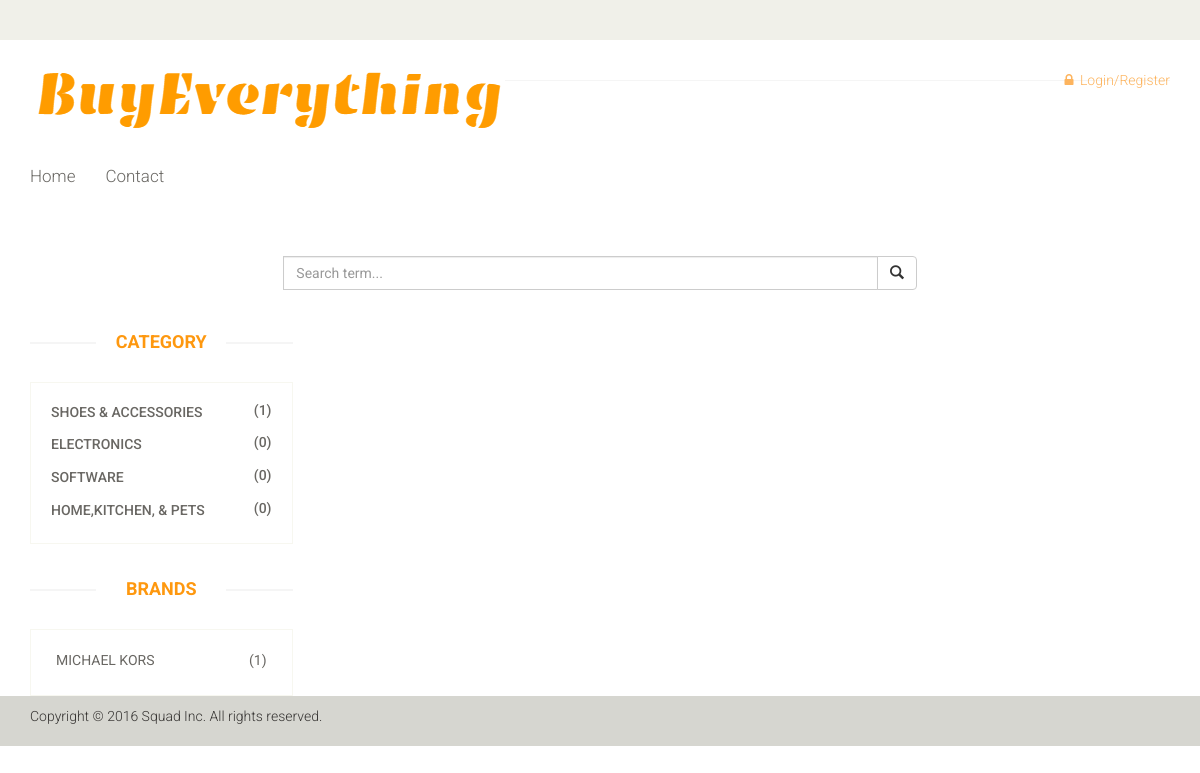
The app's page /squad.com/client_page/public/home/category/2/1 with its own data.
### tables this page shows
CREATE TABLE `category` (
  `category_id` int(4) NOT NULL,
  `category_name` varchar(20) NOT NULL,
  `status` varchar(20) NOT NULL
);

CREATE TABLE `brand` (
  `brand_id` int(4) NOT NULL,
  `brand_name` varchar(30) NOT NULL
);

### Squad.com/Client_page/app/core/App.php (called while the page is built, shortened)
<?php
	class App
	{
		protected $method = 'index';
		public function __construct()
		{
			$url = $this->parseUrl();
			if(file_exists('../app/controllers/' . $url[0] . '.php'))
			{
				unset($url[0]);
			}
			$this->controller = new $this->controller;
			if(isset($url[1]))
			{
				if(method_exists($this->controller, $url[1]))
				{
					$this->method = $url[1];
					unset($url[1]);
				}
			}
			$this->params = $url ? array_values($url) : [];
			call_user_func_array([$this->controller, $this->method], $this->params);
		}
		public function parseUrl()
		{
			if(isset($_GET['url']))
			{
				return $url = explode('/', filter_var(rtrim($_GET['url'], '/'), FILTER_SANITIZE_URL));
			}
		}
	}
?>

### Squad.com/Client_page/public/index.php (called while the page is built, shortened)
<?php
$app = new App;
?>

### Squad.com/Client_page/app/core/PDOLayer.php (called while the page is built, shortened)
<?php
class PDOLayer{
    protected $_connection;
    protected $_className;
    protected $_selectAll;
    protected $_DBName = 'squad.com.db';
    protected $_exclusions = ['_connection','_className','_classProps','_exclusions','_additions','_DBName','_insert','_update','_delete','_selectOne','_selectAll'];
    public function __construct(PDO $connection = null)
    {
        $this->_connection = $connection;
        if ($this->_connection === null) {
            $this->_connection = new PDO('mysql:host=localhost;dbname=' . $this->_DBName, 'root', '');
            $this->_connection->setAttribute(PDO::ATTR_ERRMODE, PDO::ERRMODE_EXCEPTION);
        }
    }
    public function prepare($statement){
        return $this->_connection->prepare($statement);
    }
    public function where($assocArray)
    {
        $SQL = $this->_selectAll . ' WHERE ';
        $first = true;
        foreach($assocArray as $key => $value){
            $SQL .= "$key=:$key ";
        }
        $stmt = $this->_connection->prepare($SQL);
        $stmt->execute($assocArray);
        $stmt->setFetchMode(PDO::FETCH_CLASS, $this->_className);
        $returnVal = [];
        while($rec = $stmt->fetch()){
            $returnVal[] = $rec;
        }
        return $returnVal;
    }
    public function findAll()
    {
        $stmt = $this->_connection->prepare($this->_selectAll);
        $stmt->execute();
        $stmt->setFetchMode(PDO::FETCH_CLASS, $this->_className);
        $returnVal = [];
        while($rec = $stmt->fetch()){
        	$returnVal[] = $rec;
        }
        return $returnVal;
    }
	public function getInfo(){
        $this->_className = get_class($this);
        $this->_classProps = [];
		$array = get_object_vars($this);
		foreach ($array as $key => $value) {
			if(!in_array($key, $this->_exclusions))
				$this->_classProps[] = $key;
		}
		$num = count($this->_classProps);
		$this->_selectAll 	= "SELECT * FROM $this->_className";
	}
}
?>

### Squad.com/Client_page/app/core/Controller.php (called while the page is built, shortened)
<?php
class Controller
{
	public function model($model)
	{
		return new $model();
	}
	public function view($view, $data = [])
	{
		require_once '../app/views/header.php';
	}
}
?>

### Squad.com/Client_page/app/controllers/home.php (the view, shortened to what this page needs)
<?php
class Home extends Controller
{
	public function displayBrand()
	{
		$str2 = '';
		$brand = $this->model('brand');
		$displaybrand = $brand->findAll();
		foreach($displaybrand as $itemBrand)
		{
			$item = $this->model('item');
			$query = $item->where(['brand_id'=>$itemBrand->brand_id]);
			$counter = count($query);
			$str2 .= '<li id="' . $itemBrand->brand_id . '"><a href="home/brand/' .  $itemBrand->brand_id . '/1"> <span class="pull-right">(' . $counter .')</span>' . $itemBrand->brand_name . '</a></li>';
		}
		return $str2;
	}
	public function displayPage($pageNumber, $query, $pagination)
	{
		$str = '<div class="col-sm-9 padding-right">
					<div class="features_items">';
		$str .= '</div>' . $pagination .'</div>';
		$str2 = self::displaybrand();
		$str3 = self::displayCategory();
	}
	public function category($category_id, $pageNumber)
	{
		$displayNum = 9;
		$skipNmb = ($pageNumber-1)*$displayNum;
		$item = $this->model('item');
		$query = $item->prepare("select * FROM item where category_id = $category_id limit $skipNmb,$displayNum");
		$pagination = '<ul class="paginationDisplay" style="text-align:center;">';
		$pagination .= '</ul>';
		self::displayPage($pageNumber,$query, $pagination);
	}
	public function displayCategory()
	{
		$str3 = '';
		$category = $this->model('category');
		$displaycategory = $category->where(['status'=>'Available']);
		foreach($displaycategory as $itemCategory)
		{
			$item = $this->model('item');
			$query = $item->where(['category_id'=>$itemCategory->category_id]);
			$counter = count($query);
			$str3 .= '<div class="panel panel-default">
								<div class="panel-heading">
									<h4 class="panel-title"><a href="home/category/' .  $itemCategory->category_id . '/1" id="' . $itemCategory->category_id . '">' . $itemCategory->category_name . '<span class="pull-right">(' . $counter .')</span></a></h4>
								</div>
							</div>';
		}
		return $str3;
	}
}

### Squad.com/Client_page/public/css/main.css (style rules this page uses)
body { font-family: 'Roboto', sans-serif; background:; position: relative; font-weight:400px; }
ul li { list-style: none; }
a { -webkit-transition: 300ms; -moz-transition: 300ms; -o-transition: 300ms; transition: 300ms; }
h1, h2, h3, h4, h5, h6 { font-family: 'Roboto', sans-serif; }
.category-products .panel { background-color: #FFFFFF; border: 0px; border-radius: 0px; box-shadow:none; margin-bottom: 0px; }
.category-products .panel-default .panel-heading { background-color: #FFFFFF; border: 0 none; color: #FFFFFF; padding: 5px 20px; }
.category-products .panel-default .panel-heading .panel-title a { color: #696763; font-family: 'Roboto', sans-serif; font-size: 14px; text-decoration: none; text-transform: uppercase; }
.brands-name .nav-stacked li a { background-color: #FFFFFF; color: #696763; font-family: 'Roboto', sans-serif; font-size: 14px; padding: 5px 25px; text-decoration: none; text-transform: uppercase; }
.padding-right { padding-right: 0; }

### records on screen
category: category_name "SHOES & ACCESSORIES", counter "1"
category: category_name "ELECTRONICS", counter "0"
category: category_name "SOFTWARE", counter "0"
category: category_name "HOME,KITCHEN, & PETS", counter "0"
brand: counter "1", brand_name "MICHAEL KORS"
